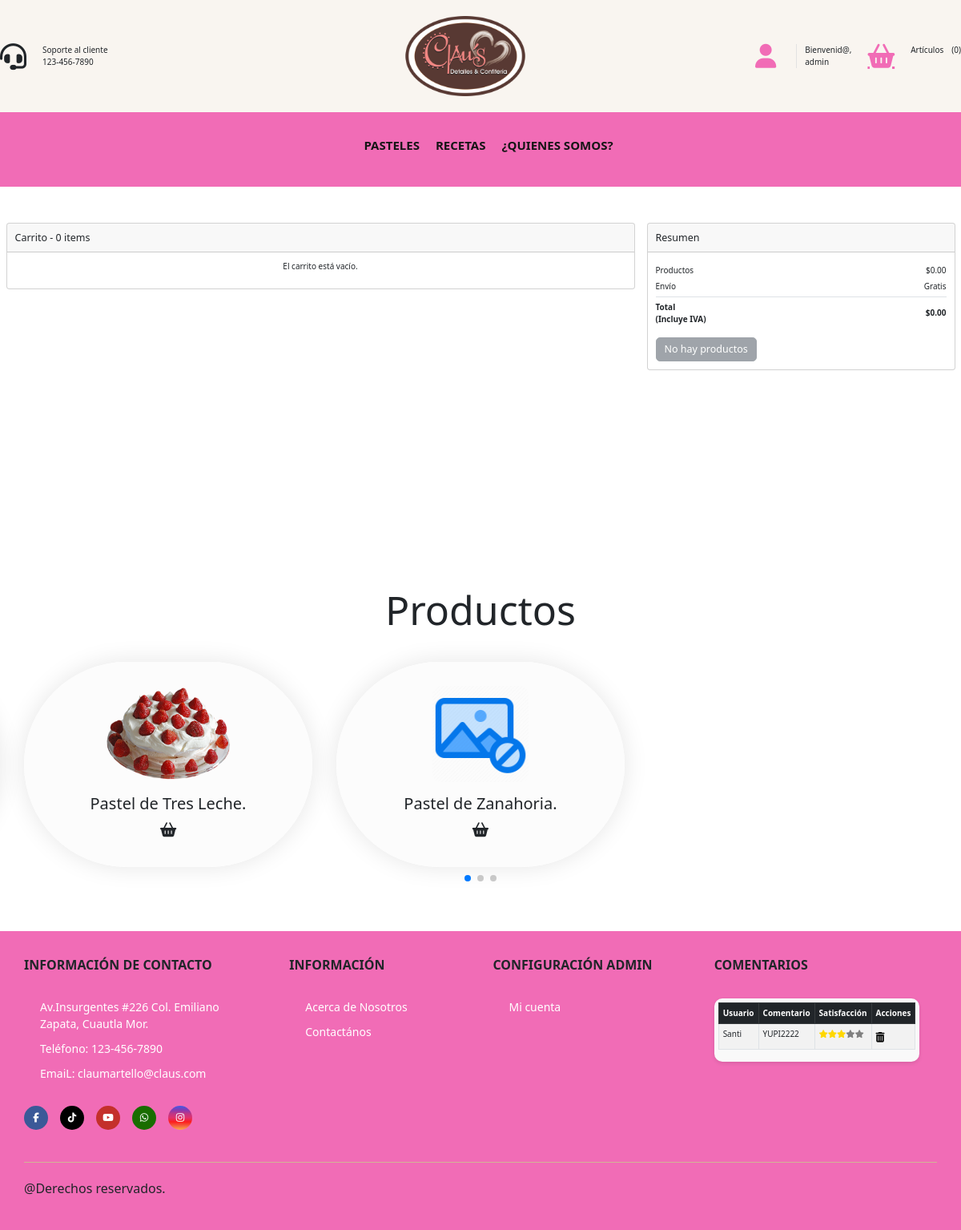
Screenshot of /Vista/carrito.php (signed in) with the database file from the repository.
### tables this page shows
CREATE TABLE `pasteles` (
  `id_pastel` int(11) NOT NULL COMMENT 'Guarda el numero identificador del pastel',
  `nombreP` varchar(20) NOT NULL COMMENT 'Guarda el nombre del pastel',
  `descripcion` text NOT NULL COMMENT 'Guarda una descripcion de lo que contiene el pastel',
  `precio` double NOT NULL DEFAULT 0 COMMENT 'Guarda el precio del pastel',
  `categoria` varchar(20) NOT NULL COMMENT 'Guarda la categoria del producto',
  `visualizacion` varchar(15) NOT NULL COMMENT 'Se alamacena visualizar o ocultar dependiendo si se desea visualizar el pastel',
  PRIMARY KEY (`id_pastel`)
);

CREATE TABLE `comentarios` (
  `id` int(11) NOT NULL AUTO_INCREMENT,
  `idUsuario` varchar(10) NOT NULL COMMENT 'Guarda el numero identificador del usuario que hizo el comentario',
  `comentario` text NOT NULL COMMENT 'Guarda el comentario realizado por el usuario',
  `satisfaccion` int(11) NOT NULL COMMENT 'Guarda la satisfacci?n del usuario con el servicio (1-5)',
  PRIMARY KEY (`id`),
  KEY `idUsuario` (`idUsuario`),
  CONSTRAINT `comentarios_ibfk_1` FOREIGN KEY (`idUsuario`) REFERENCES `usuarios` (`usuario`) ON DELETE CASCADE ON UPDATE CASCADE
);

CREATE TABLE `usuarios` (
  `usuario` varchar(10) NOT NULL COMMENT 'Guarda el nombre identificador del usuario',
  `nombre` varchar(20) NOT NULL COMMENT 'Guarda el nombre real del usuario',
  `apellido` varchar(20) NOT NULL COMMENT 'Guarda el apellido del usuario',
  `correo` varchar(30) NOT NULL COMMENT 'Guarda el correo del usuario',
  `contrasena` varchar(30) NOT NULL COMMENT 'Guarda la contrasenia del usuario',
  `rol` int(11) NOT NULL COMMENT 'Tipo de rol del usuario',
  PRIMARY KEY (`usuario`),
  KEY `rol` (`rol`),
  CONSTRAINT `usuarios_ibfk_1` FOREIGN KEY (`rol`) REFERENCES `rol` (`id_rol`) ON UPDATE CASCADE
);

### Vista/carrito.php (the view, shortened to what the rows shown need)
<?php require '../Static/head.php'; ?>
<link rel="stylesheet" href="../Static/css/CarritoStyle.css" />
<body>
    <section class="produ" id="produ">
        <div class="heading">
            <h1 class="heading-1">Productos</h1>
        </div>
        <div class="swiper produ-row">
            <div class="swiper-wrapper">
                <?php
                $counter = 4;
                foreach (array_slice($pasteles, 3) as $row) {
                    $imagen = "../Static/img/Productos/" . $row['nombreP'] . ".png";
                    if (!file_exists($imagen)) {
                        $imagen = "../Static/img/nophoto.png";
                    }
                    ?>
                    <div class="swiper-slide box">
                        <div class="img">
                            <img onclick="handleButtonClick(<?php echo $counter; ?>, '<?php echo $url; ?>', <?php echo $row['id_pastel']; ?>,
                                    '<?php echo htmlspecialchars($row['descripcion'], ENT_QUOTES); ?>')" src="<?php echo $imagen; ?>" alt="">
                        </div>
                        <div class="produ-content">
                            <h3><?php echo $row['nombreP']; ?>.</h3>
                            <div class="orderNow">
                                <button class="fa-solid fa-basket-shopping"
                                    onclick="handleButtonClick(<?php echo $counter; ?>, '<?php echo $url; ?>', <?php echo $row['id_pastel']; ?>,
                                    '<?php echo htmlspecialchars($row['descripcion'], ENT_QUOTES); ?>')">
                                </button>
                            </div>
                        </div>
                    </div>
                    <?php
                    $counter++;
                }
                ?>
            </div>
        </div>
    </section>
    <?php require '../Static/footer.php';?>
</body>

### Static/footer.php (shortened to what the rows shown need)
<footer class="footer">
			<div class="container container-footer">
				<div class="menu-footer">
					<div class="newsletter">
						<div class="content">
              <div class="comentarios">
                <div class="table-responsive">
                    <table class="table table-striped table-bordered table-hover">
                        <thead class="table-dark">
                            <tr>
                                <th>Usuario</th>
                                <th>Comentario</th>
                                <th>Satisfacción</th>
                                <th>Acciones</th>
                            </tr>
                        </thead>
                        <tbody>
                            <?php
                            $consulta = "SELECT c.idUsuario, c.id ,c.comentario, c.satisfaccion, u.nombre FROM comentarios c JOIN usuarios u ON c.idUsuario = u.usuario;";
                            $resultado = mysqli_query($conexion, $consulta);
                            $index = 0;
                            if (mysqli_num_rows($resultado) > 0) {
                                while ($row = mysqli_fetch_assoc($resultado)) {
                                    $nombre = $row['nombre'];
                                    $com = $row['comentario'];
                                    $satisfaccion = $row['satisfaccion'];
                            ?>
                            <tr>
                                <td><?php echo $nombre; ?></td>
                                <td><?php echo $com; ?></td>
                                <td>
                                    <?php
                                    for ($i = 1; $i <= 5; $i++) {
                                        if ($i <= $satisfaccion) {
                                            echo '<i class="fa fa-star" style="color: gold;"></i>';
                                        } else {
                                            echo '<i class="fa fa-star" style="color: gray;"></i>';
                                        }
                                    }
                                    ?>
                                </td>
                                <td>
                                  <?php if (isset($_SESSION['usuario']) && $_SESSION['usuario'] === $row['idUsuario'] || $rol == 1): ?>
                                        <form method="POST" action="../Controlador/Drop_comentario.php" style="display: inline;" id="form-eliminarCom-<?php echo $index; ?>">
                                            <button type="button" onclick="confirmarEliminacionCom(<?php echo $index; ?>)" style="background: none; border: none; padding: 0;">
                                                <i class="fa fa-trash" aria-hidden="true" style="color: black; font-size: 0.9em; cursor: pointer;"></i>
                                            </button>
                                        </form>
                                  <?php endif; ?>
                                </td>
                            </tr>
                            <?php
                                $index++;
                                }
                            } else {
                                echo '<tr><td colspan="4">No hay Comentarios disponibles.</td></tr>';
                            }
                            ?>
                        </tbody>
                    </table>
                </div>
            </div>
						</div>
					</div>
				</div>
			</div>
		</footer>

### rows the page displays
pasteles: shows a picture, nombreP "Pastel de Zanahoria"
pasteles: nombreP (picture), nombreP "Pastel de Tres Leche"
comentarios: idUsuario.nombre "Santi", comentario "YUPI2222", satisfaccion 3 (drawn)

### other values shown
$_SESSION['usuario'] "admin"
$numero_articulos "0"
$total "0.00"
